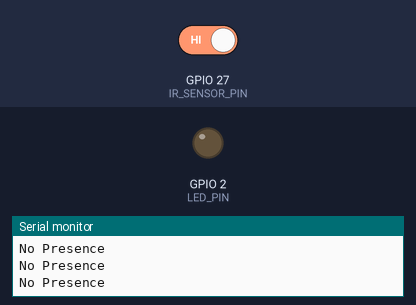
Recording of a sketch running on a simulated ESP32. Shown: output pins drawn as LEDs (lit = HIGH), the last lines printed to the serial monitor. The inputs (shaded band) are chosen by the test bench; at power-on: GPIO 27 (IR_SENSOR_PIN) HIGH.

Above: at 1.8 s.
1.9 s: GPIO 27 (IR_SENSOR_PIN) driven LOW
At 2.9 s:
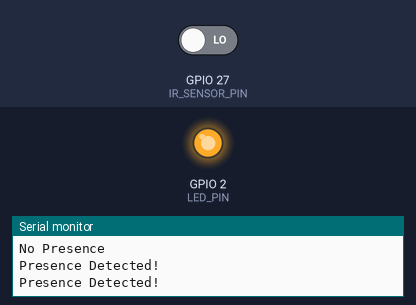
3.5 s: GPIO 27 (IR_SENSOR_PIN) driven HIGH
At 4.0 s:
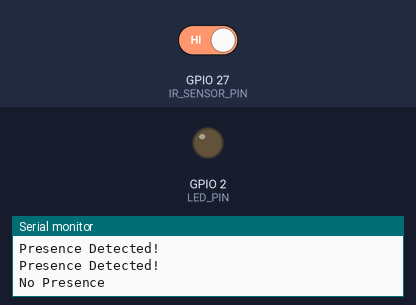
Timing chart, 0 to 6.5 s (numbered marks = the images above; inputs shaded):
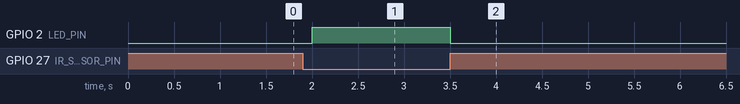

The sketch:

ESP-32_test_code_IR_sensor.ino
```cpp
#define IR_SENSOR_PIN 27
#define LED_PIN 2

void setup() {
  Serial.begin(115200);

  pinMode(IR_SENSOR_PIN, INPUT);
  pinMode(LED_PIN, OUTPUT);

  Serial.println("IR Presence Detection Started");
}

void loop() {
  int sensorValue = digitalRead(IR_SENSOR_PIN);

  if (sensorValue == LOW) {
    // Object/person detected
    Serial.println("Presence Detected!");
    digitalWrite(LED_PIN, HIGH);
  }
  else {
    // Nothing detected
    Serial.println("No Presence");
    digitalWrite(LED_PIN, LOW);
  }

  delay(500);
}
```

Measured:
- after the input at 1.9 s, GPIO 2 (LED_PIN): LOW → HIGH after 0.10 s
- after the input at 3.5 s, GPIO 2 (LED_PIN): HIGH → LOW at once
